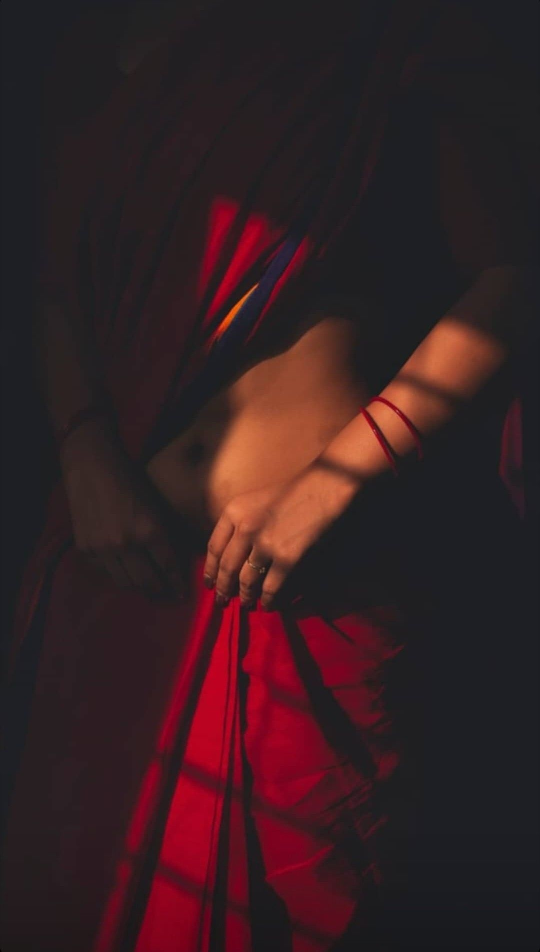
#> input picture assets/images/categories/Bhabi-saree.jpg, 1080 x 1904 px (shown at 1/2 size); its folder holds only this picture in this run
$ python enhance.py ../assets/images/categories/Bhabi-saree.jpg
#> lines starting #> are read from the running program, lines starting #| are printed output that depends on the picture
#> in process_one, img is the input picture: PIL image 1080x1904 RGB; mean R, G, B 54.3, 31.8, 35.1
#!/usr/bin/env python3
"""
Hushed Chapters – Image SEO & Enhancement Script
---------------------------------------
• Crops / resizes images to optimal story-card & OpenGraph sizes
• Compresses for web
• Generates SEO-friendly filenames
• Adds basic metadata

Requirements:
  pip install Pillow

Usage:
  python script/enhance.py input.jpg
  python script/enhance.py input.jpg --out assets/images/
  python script/enhance.py folder/ --batch
  python script/enhance.py input.jpg --size card      # 800×500
  python script/enhance.py input.jpg --size og        # 1200×630
  python script/enhance.py input.jpg --size cover     # 1600×900
"""

import argparse
import os
import sys
from pathlib import Path
from datetime import datetime

try:
    from PIL import Image, ImageOps, ImageFilter, ImageEnhance
except ImportError:
    print("Pillow is required. Install with:  pip install Pillow")
    sys.exit(1)

# Target sizes (width, height)
SIZES = {
    "card":  (800, 500),    # Story card thumbnail
    "og":    (1200, 630),   # Open Graph / social
    "cover": (1600, 900),   # Large hero / cover
    "thumb": (400, 250),    # Small thumb
}

QUALITY = 85
SUPPORTED = {".jpg", ".jpeg", ".png", ".webp", ".gif"}


def smart_crop(img: Image.Image, target_w: int, target_h: int) -> Image.Image:
    """Center-crop to exact aspect ratio, then resize."""
#> called with target_w = 800, target_h = 500
    img = ImageOps.exif_transpose(img)  # fix orientation
    src_w, src_h = img.size
#> src_w = 1080; src_h = 1904
    target_ratio = target_w / target_h
    src_ratio = src_w / src_h
#> src_ratio = 0.567

    if src_ratio > target_ratio:
        # too wide → crop sides
        new_w = int(src_h * target_ratio)
        left = (src_w - new_w) // 2
        img = img.crop((left, 0, left + new_w, src_h))
    else:
        # too tall → crop top/bottom
        new_h = int(src_w / target_ratio)
#> new_h = 675
        top = (src_h - new_h) // 2
#> top = 614
        img = img.crop((0, top, src_w, top + new_h))
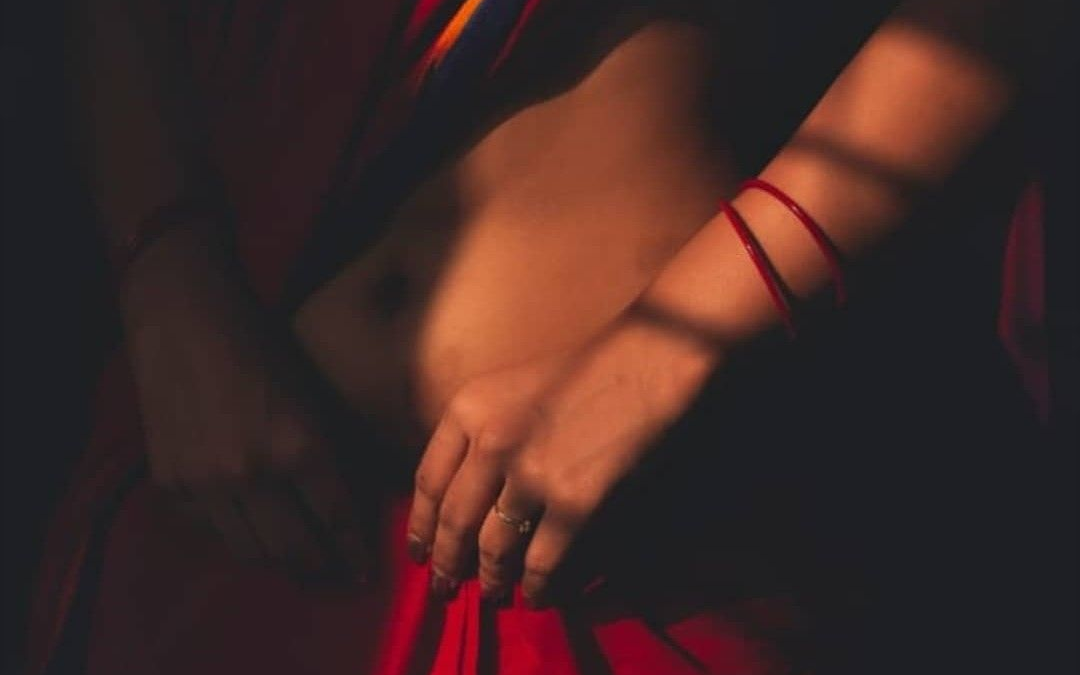
#> img: PIL image 1080x675 RGB; mean R, G, B 64.8, 40.7, 38.2

    return img.resize((target_w, target_h), Image.Resampling.LANCZOS)


def enhance(img: Image.Image, strength: float = 1.05) -> Image.Image:
    """Subtle sharpen + contrast boost for premium look."""
#> called with strength = 1.05
    img = ImageEnhance.Contrast(img).enhance(1.08)
#> img: PIL image 800x500 RGB
    img = ImageEnhance.Color(img).enhance(1.05)
    img = img.filter(ImageFilter.UnsharpMask(radius=1.2, percent=80, threshold=2))
    return img


def seo_filename(original: str, size_key: str) -> str:
    """Clean SEO-friendly name: original-name-card-800x500.webp"""
    stem = Path(original).stem
    # lowercase, replace spaces & special chars
    clean = "".join(c if c.isalnum() or c in "-_" else "-" for c in stem.lower())
    clean = "-".join(filter(None, clean.split("-")))  # collapse multiple -
    w, h = SIZES[size_key]
    return f"{clean}-{size_key}-{w}x{h}.webp"


def process_one(src: Path, out_dir: Path, size_key: str = "card", enhance_img: bool = True):
    if src.suffix.lower() not in SUPPORTED:
        print(f"  skip (unsupported): {src.name}")
        return

    try:
        img = Image.open(src).convert("RGB")
    except Exception as e:
        print(f"  error opening {src.name}: {e}")
        return

    target_w, target_h = SIZES[size_key]
    cropped = smart_crop(img, target_w, target_h)

    if enhance_img:
        cropped = enhance(cropped)

    out_name = seo_filename(src.name, size_key)
    out_path = out_dir / out_name

    cropped.save(out_path, "WEBP", quality=QUALITY, method=6)
    print(f"  ✓ {out_name}  ({target_w}×{target_h})")


def main():
    parser = argparse.ArgumentParser(description="Hushed Chapters Image SEO & Crop Tool")
    parser.add_argument("input", help="Image file or folder")
    parser.add_argument("--out", default="assets/images", help="Output directory")
    parser.add_argument("--size", choices=list(SIZES.keys()), default="card",
                        help="Target size preset")
    parser.add_argument("--batch", action="store_true", help="Process all images in folder")
    parser.add_argument("--no-enhance", action="store_true", help="Skip sharpen/contrast")
    parser.add_argument("--all-sizes", action="store_true",
                        help="Generate card + og + cover versions")

    args = parser.parse_args()

    src = Path(args.input)
    out_dir = Path(args.out)
    out_dir.mkdir(parents=True, exist_ok=True)

    print(f"\n🖼  Hushed Chapters Image Enhancer")
    print(f"   Output → {out_dir.resolve()}\n")

    sizes_to_run = list(SIZES.keys()) if args.all_sizes else [args.size]

    if src.is_dir() or args.batch:
        files = [f for f in src.iterdir() if f.suffix.lower() in SUPPORTED]
        if not files:
            print("No supported images found.")
            return
        for f in files:
            print(f"Processing {f.name}:")
            for sk in sizes_to_run:
                process_one(f, out_dir, sk, enhance_img=not args.no_enhance)
    else:
        if not src.exists():
            print(f"File not found: {src}")
            sys.exit(1)
        print(f"Processing {src.name}:")
        for sk in sizes_to_run:
            process_one(src, out_dir, sk, enhance_img=not args.no_enhance)

    print("\nDone.\n")


if __name__ == "__main__":
    main()
